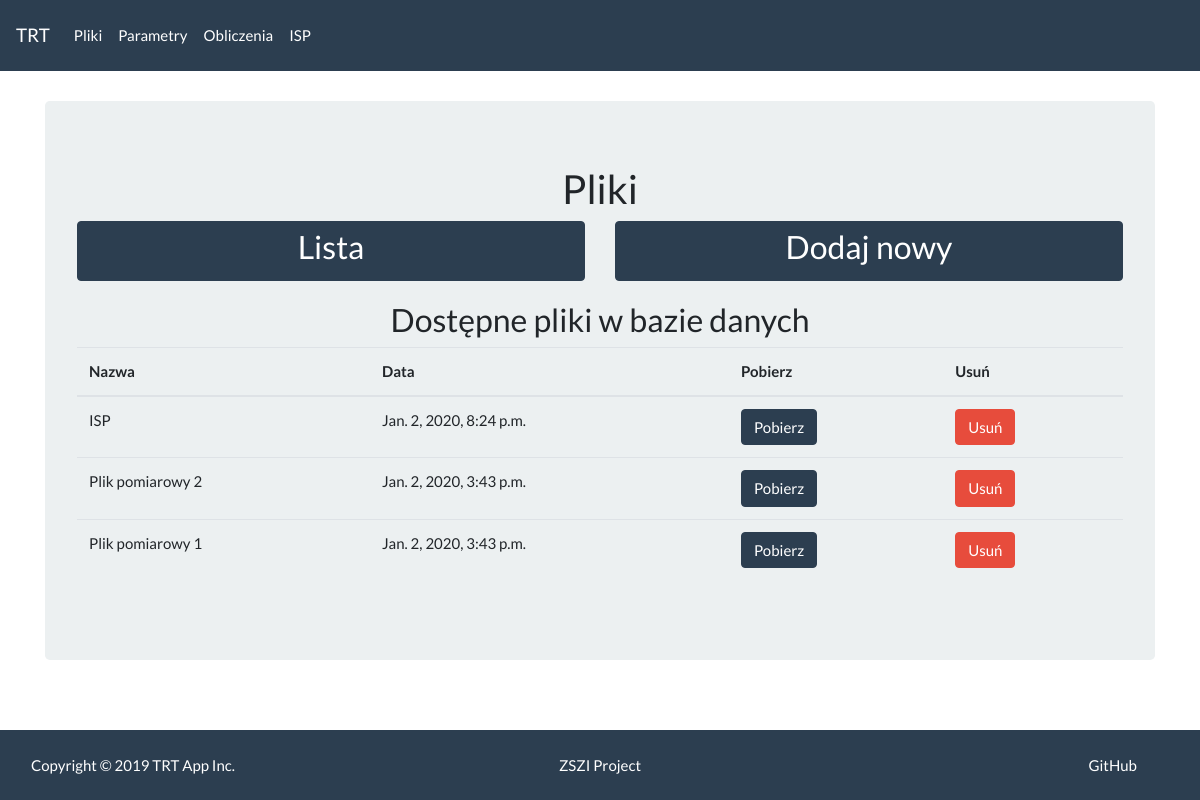
Before: /trt/files_list with the older database file.
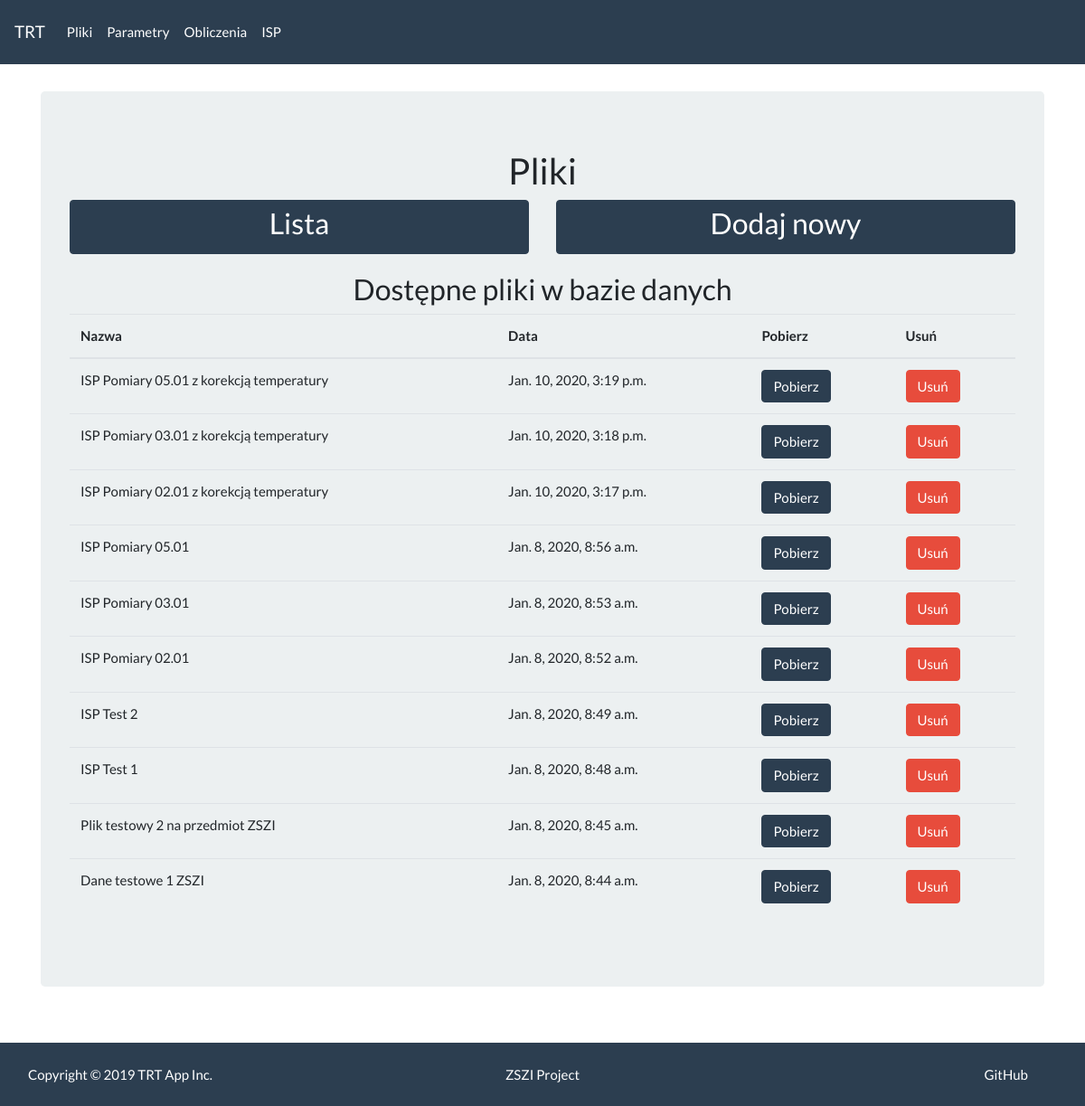
After: the same page with the newer database file.
### main/models.py (models this page shows, shortened)
class UploadedFile(models.Model):
    file_name = models.CharField(max_length=100)
    file_object = models.FileField(upload_to='files')
    upload_date = models.DateTimeField(auto_now_add=True)
    file_desc = models.TextField(max_length=2000, default='')
    file_tag = models.CharField(max_length=20, default='ZSZI')

### main/views.py (the view)
# urls.py: path('trt/files_list', views.files_list_view, name='files_list'),
def files_list_view(request):
    uploaded_files = UploadedFile.objects.all().order_by('-upload_date')
    return render(request, 'main/files_list.html', {
        'files': uploaded_files,
    })

### main/templates/main/files_list.html (shortened to what this page needs)
{% extends "main/files_wrapper.html" %}
{% block files %}
<h3 class="text-center">Dostępne pliki w bazie danych</h3>
<table class="table table-hover">
    <thead>
        <tr class="table">
            <th>Nazwa</th>
            <th>Data</th>
            <th>Pobierz</th>
            <th>Usuń</th>
        </tr>
    </thead>
    <tbody>
        {% for file in files %}
        <tr class="table">
            <td>{{ file.file_name }}</td>
            <td> {{ file.upload_date }}</td>
            <td>
                <a href="{{ file.file_object.url }}" class="btn btn-primary bt-sm" data-toggle="tooltip" data-placement="top" title="Pobierz plik" target="_blank">Pobierz</a>
            </td>
            <td>
                <form action="{% url 'main:delete_file' file.pk %}" method="post">
                    <button type="submit" class="btn btn-danger bt-sm" data-toggle="tooltip" data-placement="top" title="Usuń plik z serwera">Usuń</button>
                </form>
            </td>
        </tr>
        {% endfor %}
    </tbody>
</table>
{% endblock %}

### main/templates/main/files_wrapper.html (shortened to what this page needs)
{% extends "main/base_layout.html" %}
{% block content %}
<div class="jumbotron">
    <h2 class="text-center">Pliki</h2>
    <div class="row" style="margin-bottom: 20px;">
        <div class="col">
            <button class="btn btn-block btn-primary" data-toggle="tooltip" data-placement="top" title="Lista aktualnych plików w bazie danych">
                <a href="{% url 'main:files_list' %}" class="text-white"><h3>Lista</h3></a>
        </div>
        <div class="col">
            <button class="btn btn-block btn-primary text-white" data-toggle="tooltip" data-placement="top" title="Formularz dodania nowego pliku na do bazy danych">
                <a href="{% url 'main:upload_file' %}" class="text-white"><h3>Dodaj nowy</h3></a>
            </button>
        </div>
    </div>
    {% block files %}
    {% endblock %}
</div>
</div>
{% endblock %}

### main/templates/main/base_layout.html (shortened to what this page needs)
<!DOCTYPE html>
<html lang="en" style="height: 100%;">
<head>
    {% load static %}
    <link href="{% static 'main/css/bootstrap_flatly.css' %}" rel="stylesheet">
</head>
<body style="background-color: #ffffff; height: 100%; display: flex; flex-direction: column;">
    {% include "main/includes/navbar.html" %}
    <div class="container" style="flex: 1 0 auto;">
        <main>
            <div style="padding: 30px 0;">
                {% block content %}
                {% endblock %}
            </div>
    {% include "main/includes/footer.html" %}
</body>
</html>

### main/templates/main/includes/navbar.html (shortened to what this page needs)
<nav class="navbar navbar-expand-lg navbar-dark bg-primary">
  <a class="navbar-brand" href="{% url 'main:homepage' %}">TRT</a>
  <div class="navbar-collapse collapse" id="myNavbar" style="">
    <ul class="navbar-nav mr-auto">
      <li class="nav-item">
        <a class="nav-link" href="{% url 'main:files_list' %}">Pliki</a>
      </li>
      <li class="nav-item">
        <a class="nav-link" href="{% url 'main:parameters' %}">Parametry</a>
      </li>
      <li class="nav-item">
        <a class="nav-link" href="{% url 'main:solver' %}">Obliczenia</a>
      </li>
      <li class="nav-item">
        <a class="nav-link" href="{% url 'main:isp' %}">ISP</a>
      </li>
    </ul>
  </div>
</nav>

### main/templates/main/includes/footer.html
<footer class="navbar navbar-expand-lg navbar-dark bg-primary navbar-inner" style='flex-shrink: 0;'>
    <div class="col">
        <span class="navbar-text">
            Copyright © 2019 TRT App Inc.
    </span>
    </div>
    <div>
        <span class="text-white">
            ZSZI Project
        </span>
    </div>
    <div class="col">
        <a class="nav-link float-right navbar-text" href="https://github.com/De4r/trtapp">GitHub</a>
    </div>
</footer>

Changed rows visible on the page:
removed UploadedFile: file_name "ISP", upload_date "Jan. 2, 2020, 8:24 p.m."
removed UploadedFile: file_name "Plik pomiarowy 2", upload_date "Jan. 2, 2020, 3:43 p.m."
removed UploadedFile: file_name "Plik pomiarowy 1", upload_date "Jan. 2, 2020, 3:43 p.m."
added UploadedFile: file_name "ISP Pomiary 05.01 z korekcją temperatury", upload_date "Jan. 10, 2020, 3:19 p.m."
added UploadedFile: file_name "ISP Pomiary 03.01 z korekcją temperatury", upload_date "Jan. 10, 2020, 3:18 p.m."
added UploadedFile: file_name "ISP Pomiary 02.01 z korekcją temperatury", upload_date "Jan. 10, 2020, 3:17 p.m."
added UploadedFile: file_name "ISP Pomiary 05.01", upload_date "Jan. 8, 2020, 8:56 a.m."
added UploadedFile: file_name "ISP Pomiary 03.01", upload_date "Jan. 8, 2020, 8:53 a.m."
added UploadedFile: file_name "ISP Pomiary 02.01", upload_date "Jan. 8, 2020, 8:52 a.m."
added UploadedFile: file_name "ISP Test 2", upload_date "Jan. 8, 2020, 8:49 a.m."
added UploadedFile: file_name "ISP Test 1", upload_date "Jan. 8, 2020, 8:48 a.m."
added UploadedFile: file_name "Plik testowy 2 na przedmiot ZSZI", upload_date "Jan. 8, 2020, 8:45 a.m."
added UploadedFile: file_name "Dane testowe 1 ZSZI", upload_date "Jan. 8, 2020, 8:44 a.m."
